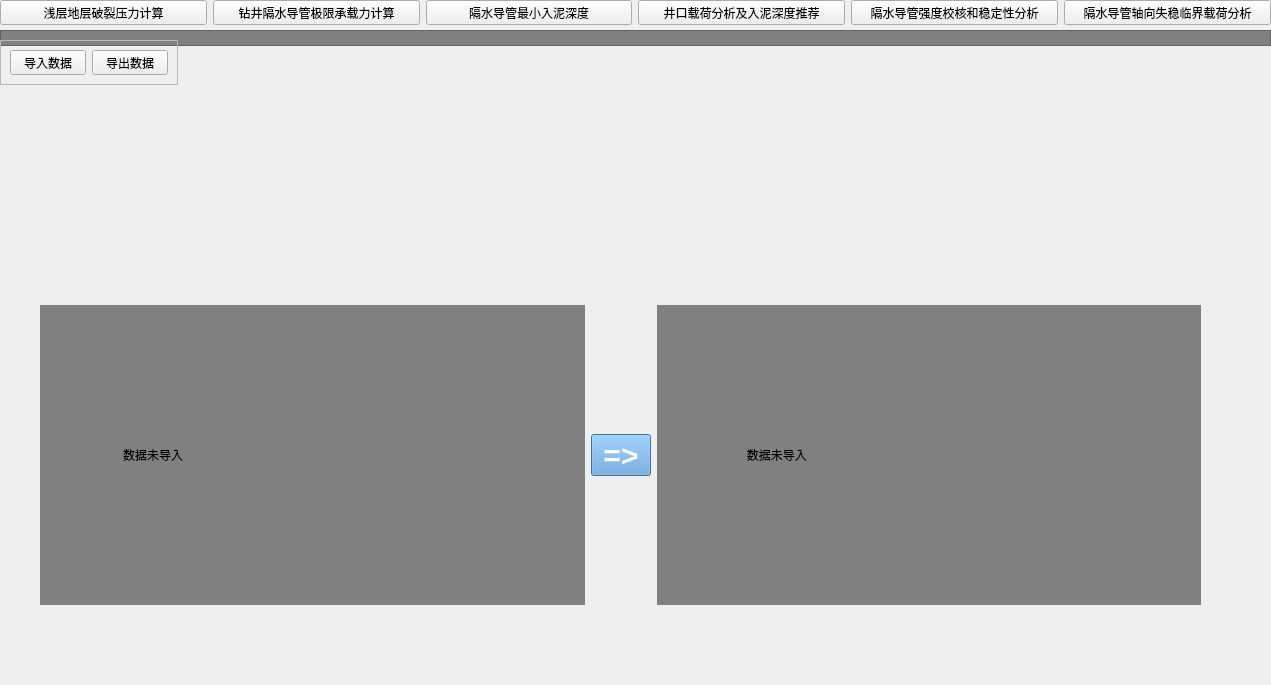
<?xml version="1.0" encoding="UTF-8"?>
<ui version="4.0">
 <class>Form</class>
 <widget class="QWidget" name="Form">
  <property name="enabled">
   <bool>true</bool>
  </property>
  <property name="geometry">
   <rect>
    <x>0</x>
    <y>0</y>
    <width>1271</width>
    <height>685</height>
   </rect>
  </property>
  <property name="windowTitle">
   <string>Form</string>
  </property>
  <widget class="QWidget" name="horizontalLayoutWidget">
   <property name="geometry">
    <rect>
     <x>0</x>
     <y>0</y>
     <width>1271</width>
     <height>25</height>
    </rect>
   </property>
   <layout class="QGridLayout" name="gridLayout_4">
    <item row="0" column="0">
     <widget class="QPushButton" name="pushButton_one">
      <property name="text">
       <string>浅层地层破裂压力计算</string>
      </property>
     </widget>
    </item>
    <item row="0" column="1">
     <widget class="QPushButton" name="pushButton_two">
      <property name="text">
       <string>钻井隔水导管极限承载力计算</string>
      </property>
     </widget>
    </item>
    <item row="0" column="2">
     <widget class="QPushButton" name="pushButton_three">
      <property name="text">
       <string>隔水导管最小入泥深度</string>
      </property>
     </widget>
    </item>
    <item row="0" column="3">
     <widget class="QPushButton" name="pushButton_four">
      <property name="text">
       <string>井口载荷分析及入泥深度推荐</string>
      </property>
     </widget>
    </item>
    <item row="0" column="4">
     <widget class="QPushButton" name="pushButton_five">
      <property name="text">
       <string>隔水导管强度校核和稳定性分析</string>
      </property>
     </widget>
    </item>
    <item row="0" column="5">
     <widget class="QPushButton" name="pushButton_six">
      <property name="text">
       <string>隔水导管轴向失稳临界载荷分析</string>
      </property>
     </widget>
    </item>
   </layout>
  </widget>
  <widget class="QTableView" name="tableView">
   <property name="geometry">
    <rect>
     <x>0</x>
     <y>30</y>
     <width>1271</width>
     <height>16</height>
    </rect>
   </property>
   <property name="styleSheet">
    <string notr="true">width:1px;
background-color:grey;</string>
   </property>
  </widget>
  <widget class="QFrame" name="frame">
   <property name="geometry">
    <rect>
     <x>0</x>
     <y>40</y>
     <width>178</width>
     <height>45</height>
    </rect>
   </property>
   <property name="frameShape">
    <enum>QFrame::StyledPanel</enum>
   </property>
   <property name="frameShadow">
    <enum>QFrame::Raised</enum>
   </property>
   <layout class="QGridLayout" name="gridLayout">
    <item row="0" column="0">
     <layout class="QGridLayout" name="gridLayout_3">
      <item row="0" column="0">
       <widget class="QPushButton" name="import_data_btn">
        <property name="styleSheet">
         <string notr="true"/>
        </property>
        <property name="text">
         <string>导入数据</string>
        </property>
       </widget>
      </item>
      <item row="0" column="1">
       <widget class="QPushButton" name="export_data_btn">
        <property name="text">
         <string>导出数据</string>
        </property>
       </widget>
      </item>
     </layout>
    </item>
   </layout>
  </widget>
  <widget class="QWidget" name="">
   <property name="geometry">
    <rect>
     <x>40</x>
     <y>290</y>
     <width>1161</width>
     <height>331</height>
    </rect>
   </property>
   <layout class="QGridLayout" name="gridLayout_2">
    <item row="0" column="0">
     <widget class="QLabel" name="label_1">
      <property name="minimumSize">
       <size>
        <width>500</width>
        <height>300</height>
       </size>
      </property>
      <property name="styleSheet">
       <string notr="true">background-color:grey;
</string>
      </property>
      <property name="text">
       <string>                         数据未导入</string>
      </property>
     </widget>
    </item>
    <item row="0" column="1">
     <widget class="QToolButton" name="toolButton">
      <property name="styleSheet">
       <string notr="true">background-color:#5B9BD5;
color:white;
font-size:30px;
font-weight:900;</string>
      </property>
      <property name="text">
       <string>=&gt;</string>
      </property>
     </widget>
    </item>
    <item row="0" column="2">
     <widget class="QLabel" name="label_2">
      <property name="styleSheet">
       <string notr="true">background-color:grey;</string>
      </property>
      <property name="text">
       <string>                           数据未导入</string>
      </property>
     </widget>
    </item>
   </layout>
  </widget>
 </widget>
 <resources/>
 <connections>
  <connection>
   <sender>pushButton_one</sender>
   <signal>clicked()</signal>
   <receiver>frame</receiver>
   <slot>lower()</slot>
   <hints>
    <hint type="sourcelabel">
     <x>104</x>
     <y>14</y>
    </hint>
    <hint type="destinationlabel">
     <x>634</x>
     <y>369</y>
    </hint>
   </hints>
  </connection>
  <connection>
   <sender>pushButton_two</sender>
   <signal>clicked()</signal>
   <receiver>frame</receiver>
   <slot>hide()</slot>
   <hints>
    <hint type="sourcelabel">
     <x>312</x>
     <y>14</y>
    </hint>
    <hint type="destinationlabel">
     <x>634</x>
     <y>369</y>
    </hint>
   </hints>
  </connection>
  <connection>
   <sender>pushButton_three</sender>
   <signal>clicked()</signal>
   <receiver>frame</receiver>
   <slot>lower()</slot>
   <hints>
    <hint type="sourcelabel">
     <x>520</x>
     <y>14</y>
    </hint>
    <hint type="destinationlabel">
     <x>634</x>
     <y>369</y>
    </hint>
   </hints>
  </connection>
  <connection>
   <sender>pushButton_four</sender>
   <signal>clicked()</signal>
   <receiver>frame</receiver>
   <slot>close()</slot>
   <hints>
    <hint type="sourcelabel">
     <x>727</x>
     <y>14</y>
    </hint>
    <hint type="destinationlabel">
     <x>634</x>
     <y>369</y>
    </hint>
   </hints>
  </connection>
  <connection>
   <sender>pushButton_five</sender>
   <signal>clicked()</signal>
   <receiver>frame</receiver>
   <slot>repaint()</slot>
   <hints>
    <hint type="sourcelabel">
     <x>941</x>
     <y>14</y>
    </hint>
    <hint type="destinationlabel">
     <x>634</x>
     <y>369</y>
    </hint>
   </hints>
  </connection>
  <connection>
   <sender>pushButton_six</sender>
   <signal>clicked()</signal>
   <receiver>frame</receiver>
   <slot>show()</slot>
   <hints>
    <hint type="sourcelabel">
     <x>1160</x>
     <y>14</y>
    </hint>
    <hint type="destinationlabel">
     <x>634</x>
     <y>369</y>
    </hint>
   </hints>
  </connection>
  <connection>
   <sender>import_data_btn</sender>
   <signal>clicked()</signal>
   <receiver>import_data_btn</receiver>
   <slot>show()</slot>
   <hints>
    <hint type="sourcelabel">
     <x>49</x>
     <y>79</y>
    </hint>
    <hint type="destinationlabel">
     <x>49</x>
     <y>79</y>
    </hint>
   </hints>
  </connection>
  <connection>
   <sender>export_data_btn</sender>
   <signal>clicked()</signal>
   <receiver>export_data_btn</receiver>
   <slot>hide()</slot>
   <hints>
    <hint type="sourcelabel">
     <x>145</x>
     <y>79</y>
    </hint>
    <hint type="destinationlabel">
     <x>145</x>
     <y>79</y>
    </hint>
   </hints>
  </connection>
 </connections>
</ui>
